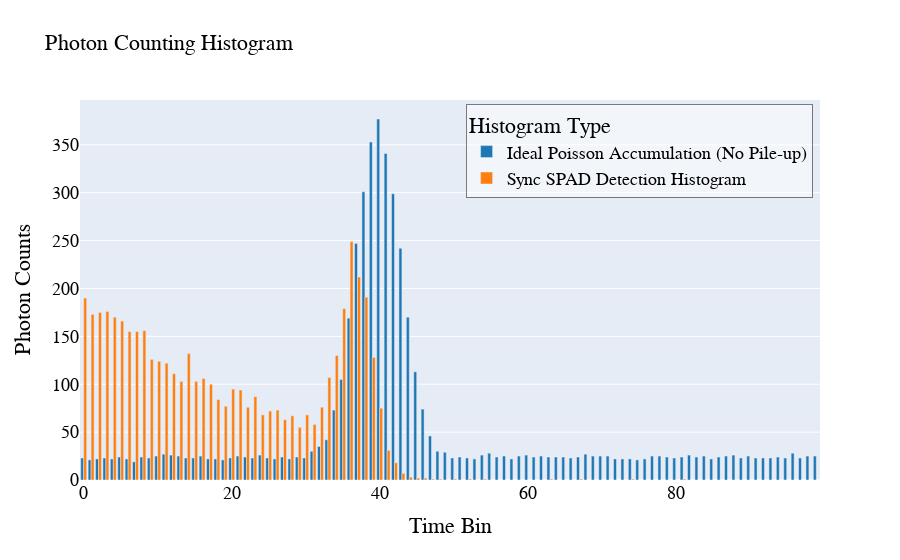

Here is the notebook cell this chart was saved with:
### Code cell
import src.GatingAlgo as ga

# 参数设置
num_bins = 100
pulse_pos = 40
pulse_width = 3
signal_strength = 0.6
bg_strength = 0.04
num_cycles = 5000

# 创建SingleGaussian实例
gating_algo = ga.SingleGaussian(num_bins, pulse_pos, pulse_width, signal_strength, bg_strength, num_cycles)



# 绘图
gating_algo.plot_hist_plotly()

### Figure 1 — Plotly figure (JSON) as saved in the notebook; plotly's stock layout.template omitted (floating-point values rounded to 4 significant figures)
{"data": [{"marker": {"color": "#1f77b4"}, "name": "Ideal Poisson Accumulation (No Pile-up)", "type": "bar", "x": [0, 1, 2, 3, 4, 5, 6, 7, 8, 9, 10, 11, 12, 13, 14, 15, 16, 17, 18, 19, 20, 21, 22, 23, 24, 25, 26, 27, 28, 29, 30, 31, 32, 33, 34, 35, 36, 37, 38, 39, 40, 41, 42, 43, 44, 45, 46, 47, 48, 49, 50, 51, 52, 53, 54, 55, 56, 57, 58, 59, 60, 61, 62, 63, 64, 65, 66, 67, 68, 69, 70, 71, 72, 73, 74, 75, 76, 77, 78, 79, 80, 81, 82, 83, 84, 85, 86, 87, 88, 89, 90, 91, 92, 93, 94, 95, 96, 97, 98, 99], "y": [23, 21, 22, 23, 22, 24, 22, 19, 24, 23, 25, 27, 26, 25, 23, 23, 25, 22, 22, 21, 23, 25, 24, 23, 26, 23, 22, 24, 22, 24, 23, 30, 35, 42, 73, 105, 169, 247, 301, 353, 377, 341, 299, 242, 170, 113, 74, 46, 30, 29, 23, 24, 23, 22, 26, 28, 24, 25, 22, 25, 26, 24, 25, 24, 24, 24, 23, 24, 27, 25, 25, 25, 22, 22, 22, 21, 22, 25, 25, 24, 23, 24, 26, 24, 25, 22, 24, 25, 26, 23, 25, 23, 23, 23, 24, 23, 28, 23, 25, 25]}, {"marker": {"color": "#ff7f0e"}, "name": "Sync SPAD Detection Histogram", "type": "bar", "x": [0, 1, 2, 3, 4, 5, 6, 7, 8, 9, 10, 11, 12, 13, 14, 15, 16, 17, 18, 19, 20, 21, 22, 23, 24, 25, 26, 27, 28, 29, 30, 31, 32, 33, 34, 35, 36, 37, 38, 39, 40, 41, 42, 43, 44, 45, 46, 47, 48, 49, 50, 51, 52, 53, 54, 55, 56, 57, 58, 59, 60, 61, 62, 63, 64, 65, 66, 67, 68, 69, 70, 71, 72, 73, 74, 75, 76, 77, 78, 79, 80, 81, 82, 83, 84, 85, 86, 87, 88, 89, 90, 91, 92, 93, 94, 95, 96, 97, 98, 99], "y": [190, 173, 175, 176, 170, 166, 155, 155, 156, 126, 124, 122, 111, 103, 132, 103, 106, 100, 84, 77, 95, 94, 76, 87, 68, 72, 73, 63, 67, 55, 68, 58, 76, 107, 130, 179, 249, 212, 191, 128, 75, 31, 18, 7, 3, 2, 2, 1, 1, 0, 1, 0, 1, 0, 1, 0, 0, 0, 0, 0, 0, 0, 0, 1, 0, 0, 0, 1, 0, 0, 0, 0, 0, 0, 1, 0, 0, 0, 0, 0, 0, 1, 0, 0, 0, 0, 0, 0, 0, 0, 0, 0, 0, 0, 0, 0, 0, 0, 0, 0]}], "layout": {"barmode": "group", "font": {"color": "Black", "family": "Arial, sans-serif", "size": 18}, "legend": {"bgcolor": "rgba(255,255,255,0.5)", "bordercolor": "rgba(0,0,0,0.5)", "borderwidth": 1, "title": {"text": "Histogram Type"}, "x": 0.99, "xanchor": "right", "y": 0.99, "yanchor": "top"}, "title": {"font": {"color": "Black", "family": "Arial, sans-serif", "size": 22}, "text": "Photon Counting Histogram"}, "xaxis": {"title": {"text": "Time Bin"}}, "yaxis": {"title": {"text": "Photon Counts"}}}}
